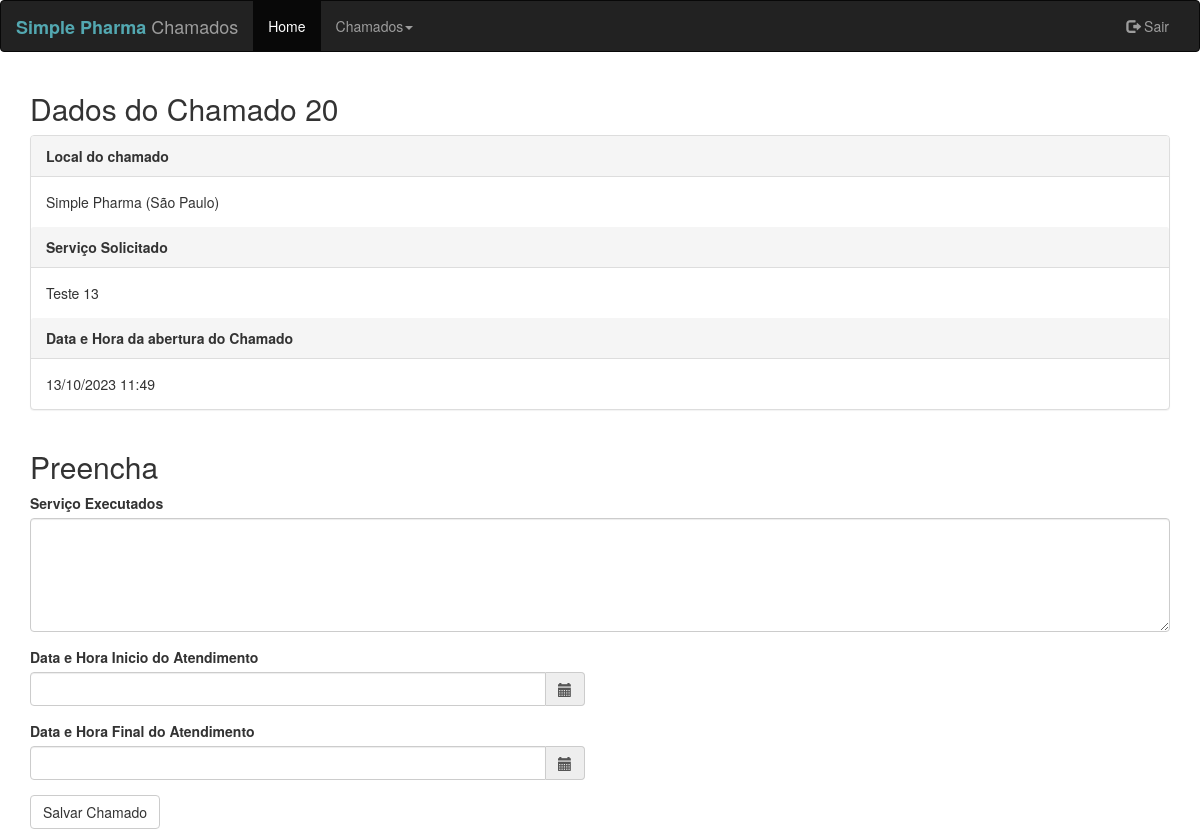
Page /Tecnico/fazerchamadoTec.php?chamado=20 (signed in) on the committed database.
### tables this page shows
CREATE TABLE `chamados` (
  `contador` int(255) NOT NULL,
  `usuario` varchar(255) NOT NULL,
  `local` varchar(255) NOT NULL,
  `datahora` varchar(150) NOT NULL,
  `tecnico` varchar(255) NOT NULL,
  `status` varchar(50) DEFAULT NULL,
  `servico` varchar(600) DEFAULT NULL,
  `serviexecu` varchar(200) NOT NULL,
  `datahoraaber` varchar(20) NOT NULL,
  `datahorafim` varchar(20) NOT NULL
);

### Tecnico/fazerchamadoTec.php (the view, shortened to what this page needs)
<?php
  $chamado = $_GET["chamado"];
?>
<?php
  include("conexao.php");
  $sql_code = "select contador,local,tecnico,datahora,status,servico from chamados WHERE contador='$chamado'";
  $execute = $conn->query($sql_code) or die($conn->error);
  $produto = $execute->fetch_assoc();
?>
<!DOCTYPE html>
<html lang="en">
  <head>
    <link rel="stylesheet" href="https://maxcdn.bootstrapcdn.com/bootstrap/3.3.7/css/bootstrap.min.css">
  </head>
  <body>
    <nav class="navbar navbar-inverse">
      <div class="container-fluid">
        <div class="navbar-header">
          <a class="navbar-brand" href="#"><b style="color: rgb(83 168 177)">Simple Pharma</b> Chamados</a>
        </div>
        <div class="collapse navbar-collapse" id="myNavbar">
          <ul class="nav navbar-nav">
            <li class="active"><a href="tecnicoHome.php">Home</a></li>
            <li>
              <a class="dropdown-toggle" data-toggle="dropdown" href="#">Chamados<span class="caret"></span></a>
            </li>
          </ul>
          <ul class="nav navbar-nav navbar-right">
            <li><a href="logout.php"><span class="glyphicon glyphicon-log-out"></span> Sair</a></li>
          </ul>
        </div>
      </div>
    </nav>
    <div class="container">
      <h2>Dados do Chamado <?php echo $chamado;?></h2>
      <div class="panel panel-default">
        <div class="panel-heading"><strong>Local do chamado</strong></div>
        <div class="panel-body"><?php echo $produto['local'];?></div>
        <div class="panel-heading"><strong>Serviço Solicitado</strong></div>
        <div class="panel-body"><?php echo $produto['servico'];?></strong></div>
        <div class="panel-heading"><strong>Data e Hora da abertura do Chamado</strong></div>
        <div class="panel-body"><?php echo $produto['datahora'];?></div>
      </div>
    </div>
    <div class="container">
      <h2>Preencha</h2>
      <form method="POST" action="processaChamado.php">
        <div class="form-group">
          <label for="comment">Serviço Executados</label>
          <textarea name="servicoexe" class="form-control" rows="5" id="servicoexe" /></textarea>
        </div>
        <label for="datetimepicker1">Data e Hora Inicio do Atendimento</label>
        <div class="row">
          <div class='col-sm-6'>
            <div class="form-group">
              <div class='input-group date' id='datetimepicker1'>
                <input type='text' class="form-control" name="datahoraaber" required />
                <span class="input-group-addon">
                  <span class="glyphicon glyphicon-calendar"></span>
                </span>
              </div>
            </div>
          </div>
        </div>
        <label for="datetimepicker1">Data e Hora Final do Atendimento</label>
        <div class="row">
          <div class='col-sm-6'>
            <div class="form-group">
              <div class='input-group date' id='datetimepicker2'>
                <input type='text' class="form-control" name="datahorafim" required />
                <span class="input-group-addon">
                  <span class="glyphicon glyphicon-calendar"></span>
                </span>
              </div>
            </div>
          </div>
        </div>
        <button type="submit" class="btn btn-default">Salvar Chamado</button>
      </form>
    </div>
  </body>
</html>

### rows in the picture
chamados: local "Simple Pharma (São Paulo)", servico "Teste 13", datahora "13/10/2023 11:49"

### other values in the picture
$chamado "20"
